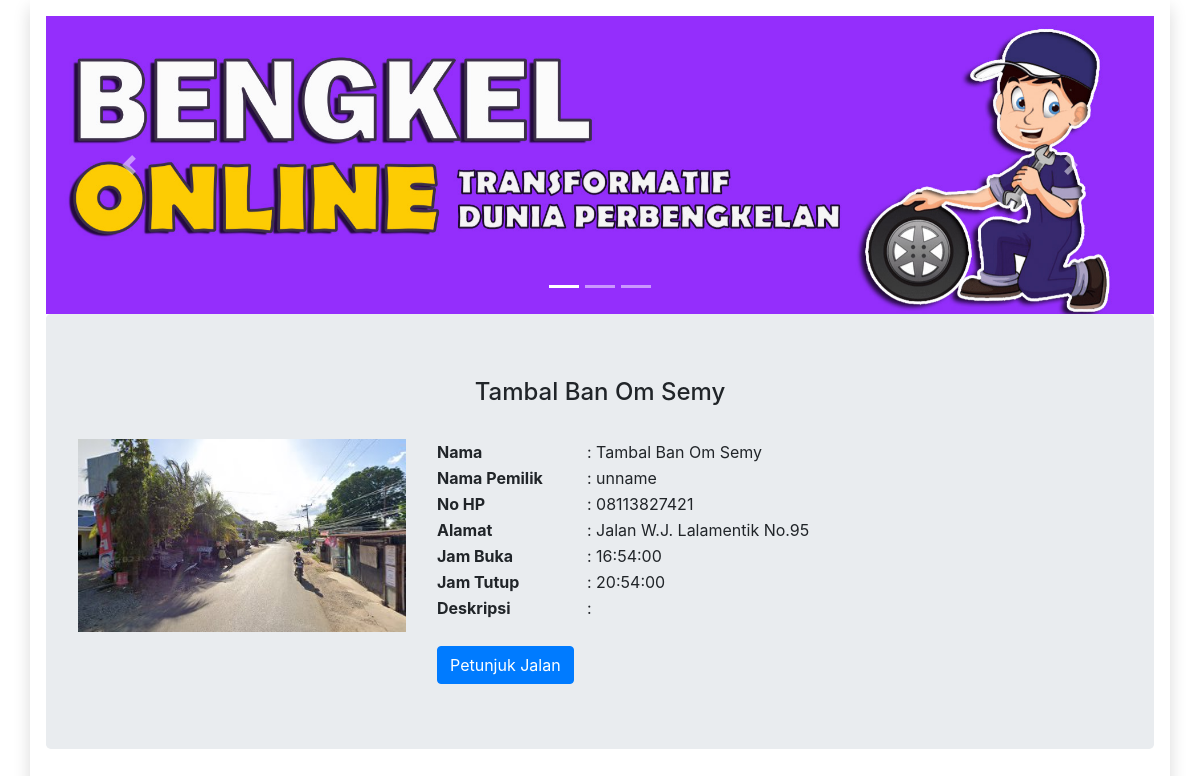
Page /detail_bengkel.php?id=2 on the committed database.
### tables this page shows
CREATE TABLE `bengkel` (
  `id_bengkel` int(6) NOT NULL,
  `image` varchar(100) NOT NULL,
  `nama_bengkel` text NOT NULL,
  `nama_pemilik` text NOT NULL,
  `no_hp` varchar(15) NOT NULL,
  `alamat` text NOT NULL,
  `jam_buka` time NOT NULL,
  `jam_tutup` time NOT NULL
);

### detail_bengkel.php (the view, shortened to what this page needs)
<!DOCTYPE html>
<html lang="en">
<head>
   <link rel="stylesheet" href="https://maxcdn.bootstrapcdn.com/bootstrap/4.5.2/css/bootstrap.min.css">
</head>
<body class="color-change-3x">
   <div class="container  shadow p-3 mb-3 bg-white">
      <div id="demo" class="carousel slide" data-ride="carousel">
         <ul class="carousel-indicators">
            <li data-target="#demo" data-slide-to="0" class="active"></li>
            <li data-target="#demo" data-slide-to="1"></li>
            <li data-target="#demo" data-slide-to="2"></li>
         </ul>
         <div class="carousel-inner">
            <div class="carousel-item active">
               <img src="image/01.jpg" width="100%" height="100%" alt="Bengkel">
            </div>
         </div>
         <a class="carousel-control-prev" href="#demo" data-slide="prev">
            <span class="carousel-control-prev-icon"></span>
         </a>
         <a class="carousel-control-next" href="#demo" data-slide="next">
            <span class="carousel-control-next-icon"></span>
         </a>
      </div>
      <?php
      include "superadmin/konektor.php";
      $id_bengkel = $_GET['id'];
      $bengkel = mysqli_fetch_assoc(mysqli_query($konektor, "SELECT * FROM bengkel WHERE id_bengkel = '$id_bengkel'"));
      ?>
      <div class="jumbotron text-center">
         <h4><?= $bengkel['nama_bengkel'] ?></h4>
         <br>
         <div class="row">
            <div class="col-sm-4">
               <img src="superadmin/berkas/<?= $bengkel['image'] ?>" alt="" width="100%">
            </div>
            <div class="col-sm-8">
               <table>
                  <tr>
                     <th width="150px" style="text-align: left">Nama</th>
                     <td style="text-align: left">: <?= $bengkel['nama_bengkel'] ?></td>
                  </tr>
                  <tr>
                     <th width="150px" style="text-align: left">Nama Pemilik</th>
                     <td style="text-align: left">: <?= $bengkel['nama_pemilik'] ?></td>
                  </tr>
                  <tr>
                     <th width="150px" style="text-align: left">No HP</th>
                     <td style="text-align: left">: <?= $bengkel['no_hp'] ?></td>
                  </tr>
                  <tr>
                     <th width="150px" style="text-align: left">Alamat</th>
                     <td style="text-align: left">: <?= $bengkel['alamat'] ?></td>
                  </tr>
                  <tr>
                     <th width="150px" style="text-align: left">Jam Buka</th>
                     <td style="text-align: left">: <?= $bengkel['jam_buka'] ?></td>
                  </tr>
                  <tr>
                     <th width="150px" style="text-align: left">Jam Tutup</th>
                     <td style="text-align: left">: <?= $bengkel['jam_tutup'] ?></td>
                  </tr>
                  <tr>
                     <th width="150px" style="text-align: left">Deskripsi</th>
                     <td style="text-align: left">:
                     </td>
                  </tr>
                  <tr>
                     <?php
                     $lok = mysqli_fetch_assoc(mysqli_query($konektor, "SELECT * FROM lokasi_bengkel, bengkel WHERE bengkel.id_bengkel = lokasi_bengkel.id_bengkel AND lokasi_bengkel.id_bengkel = '" . $bengkel['id_bengkel'] . "'"))
                     ?>
                     <th colspan="2" width="150px" style="text-align: left"> <br> <a href="https://www.google.com/maps/place/<?= $lok['latitude'] ?>,<?= $lok['longitude'] ?>" class="btn btn-primary" style="float: left"> Petunjuk Jalan</a></th>
                  </tr>
               </table>
            </div>
         </div>
      </div>
</body>
</html>

### detail_bengkel.php (style rules this page uses)
.color-change-3x { -webkit-animation: color-change-3x 4s linear infinite alternate both; animation: color-change-3x 4s linear infinite alternate both; }

### rows in the picture
bengkel: nama_bengkel "Tambal Ban Om Semy", image (picture), nama_pemilik "unname", no_hp "08113827421", alamat "Jalan W.J. Lalamentik No.95", jam_buka "16:54:00", jam_tutup "20:54:00"
